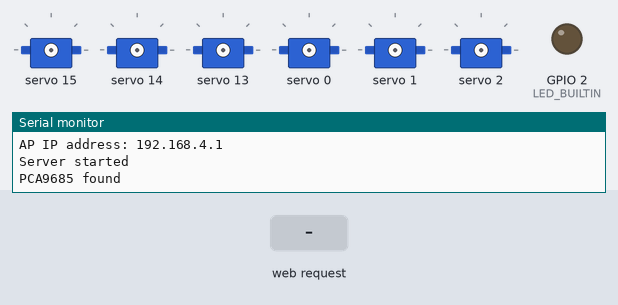
Simulated run of this sketch. Board: ESP32. Parts: 6 × servo, output pins drawn as LEDs (lit = HIGH), the last lines printed to the serial monitor. The test bench sets the inputs (shaded band).

Above: at 2.7 s.
2.8 s: HTTP request GET /W received
At 3.25 s:
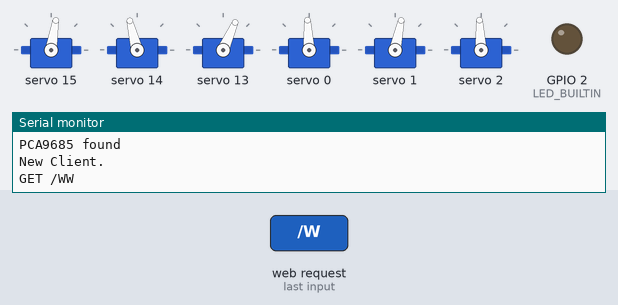
5.5 s: HTTP request GET /S received
At 7.6 s:
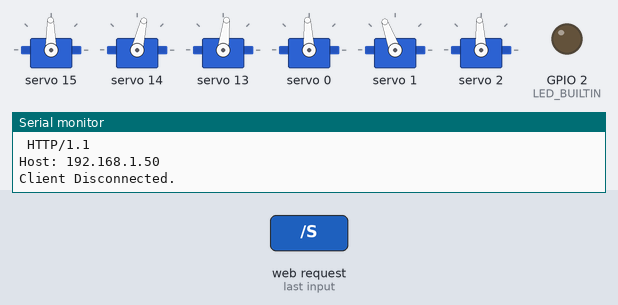
8.2 s: HTTP request GET /A received
At 9.7 s:
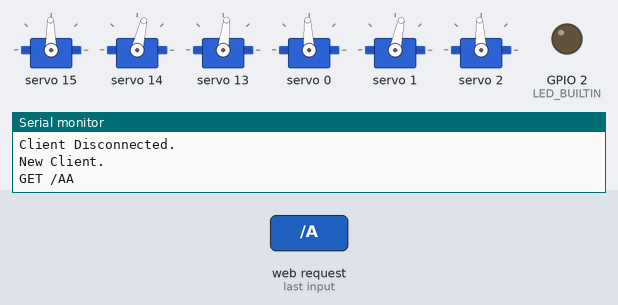
10.9 s: HTTP request GET /D received
At 12.9 s:
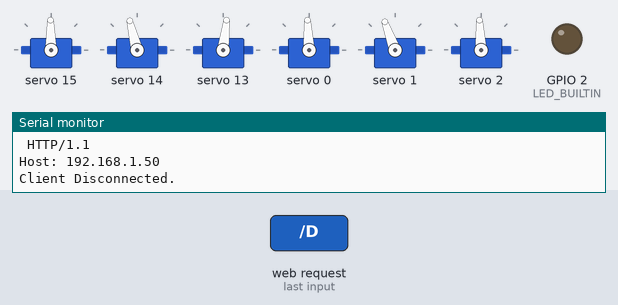
13.6 s: HTTP request GET /H received
At 13.9 s:
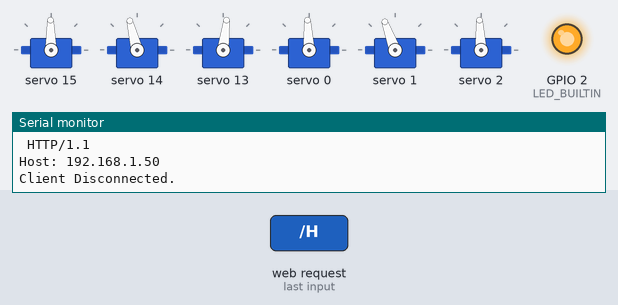
15.1 s: HTTP request GET /W received
At 17.3 s:
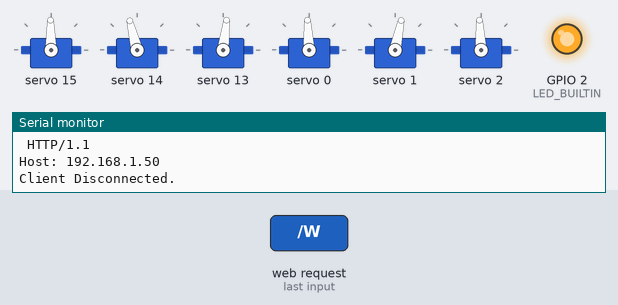
Timing chart, 0 to 18.8 s (numbered marks = the images above; inputs shaded):
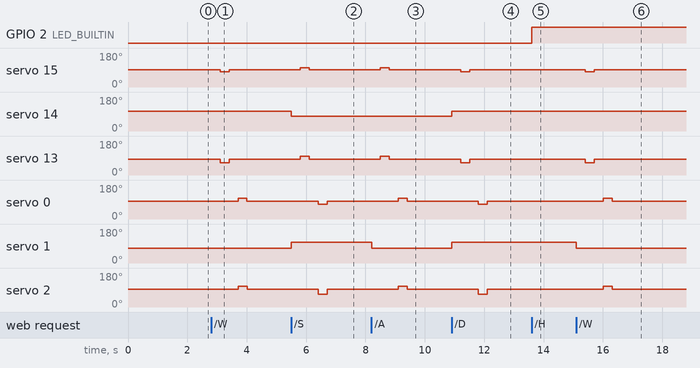

Measured:
- after the input at 2.8 s, servo 15: 91° → 81° after 0.31 s, → 91° 0.30 s later; servo 13: 83° → 66° after 0.31 s, → 83° 0.30 s later; servo 0, servo 2: 93° → 110° after 0.91 s, → 93° 0.30 s later
- after the input at 5.5 s, servo 15: 91° → 102° after 0.30 s, → 91° 0.30 s later; servo 14: 104° → 77° at once; servo 13: 83° → 100° after 0.31 s, → 83° 0.30 s later; servo 0: 93° → 78° after 0.91 s, → 93° 0.30 s later; servo 1: 78° → 110° at once
- after the input at 8.2 s, servo 15: 91° → 102° after 0.31 s, → 91° 0.30 s later; servo 13: 83° → 100° after 0.31 s, → 83° 0.30 s later; servo 0, servo 2: 93° → 110° after 0.91 s, → 93° 0.30 s later; servo 1: 110° → 78° at once
- after the input at 10.9 s, servo 15: 91° → 81° after 0.30 s, → 91° 0.30 s later; servo 14: 77° → 104° at once; servo 13: 83° → 66° after 0.31 s, → 83° 0.30 s later; servo 0: 93° → 78° after 0.91 s, → 93° 0.30 s later; servo 1: 78° → 110° at once
- after the input at 13.6 s, GPIO 2 (LED_BUILTIN): LOW → HIGH at once
- after the input at 15.1 s, servo 15: 91° → 81° after 0.31 s, → 91° 0.30 s later; servo 13: 83° → 66° after 0.31 s, → 83° 0.30 s later; servo 0, servo 2: 93° → 110° after 0.91 s, → 93° 0.30 s later; servo 1: 110° → 78° at once

The sketch:

Walking_Wifi.ino
```cpp
/*
  WiFiAccessPoint.ino creates a WiFi access point and provides a web server on it.

  Steps:
  1. Connect to the access point "yourAp"
  2. Point your web browser to http://192.168.4.1/H to turn the LED on or http://192.168.4.1/L to turn it off
     OR
     Run raw TCP "GET /H" and "GET /L" on PuTTY terminal with 192.168.4.1 as IP address and 80 as port

  Created for arduino-esp32 on 04 July, 2018
  by Elochukwu Ifediora (fedy0)
*/

#include <WiFi.h>
#include <NetworkClient.h>
#include <WiFiAP.h>
#include <Wire.h>
#include <Adafruit_PWMServoDriver.h>
#include <cmath>


#define SERVOMIN  100  // pulse for 0°
#define SERVOMAX  500  // pulse for 180°
#define LF 15
#define LM 14
#define LB 13
#define RF 0
#define RM 1
#define RB 2

Adafruit_PWMServoDriver pca = Adafruit_PWMServoDriver();

#ifndef LED_BUILTIN
#define LED_BUILTIN 2  // Set the GPIO pin where you connected your test LED or comment this line out if your dev board has a built-in LED
#endif

// Set these to your desired credentials.
const char *ssid = "Tomorrow";
const char *password = "123456789";

NetworkServer server(80);

int myValue = 0; //Pulse to angle ratio is 3:1
int pulseAngleRatio = 3;
bool pcaConnected = false;
int center = 90;
int movement = 20;

void setup() {
  pinMode(LED_BUILTIN, OUTPUT);

  Serial.begin(115200);
  Serial.println();
  Serial.println("Configuring access point...");

  // You can remove the password parameter if you want the AP to be open.
  // a valid password must have more than 7 characters
  if (!WiFi.softAP(ssid, password)) {
    log_e("Soft AP creation failed.");
    while (1);
  }

  Wire.begin();
  Wire.beginTransmission(0x40);

  delay(1500);

  IPAddress myIP = WiFi.softAPIP();
  Serial.println("----------------");
  Serial.print("AP SSID: ");
  Serial.println(ssid);
  Serial.print("AP IP address: ");
  Serial.println(myIP);
  server.begin();

  Serial.println("Server started");

  if (Wire.endTransmission() == 0) {
    pcaConnected = true;
    pca.begin();
    pca.setOscillatorFrequency(27000000);
    pca.setPWMFreq(50);
    Serial.println("PCA9685 found");
  } else {
    Serial.println("PCA9685 NOT found");
  }
}

void loop() {
  NetworkClient client = server.accept();  // listen for incoming clients

  if (client) {                     // if you get a client,
    Serial.println("New Client.");  // print a message out the serial port
    String currentLine = "";        // make a String to hold incoming data from the client
    while (client.connected()) {    // loop while the client's connected
      if (client.available()) {     // if there's bytes to read from the client,
        char c = client.read();     // read a byte, then
        Serial.write(c);            // print it out the serial monitor
        if (c == '\n') {            // if the byte is a newline character

          // if the current line is blank, you got two newline characters in a row.
          // that's the end of the client HTTP request, so send a response:
          if (currentLine.length() == 0) {
            // HTTP headers always start with a response code (e.g. HTTP/1.1 200 OK)
            // and a content-type so the client knows what's coming, then a blank line:
            client.println("HTTP/1.1 200 OK");
            client.println("Content-type:text/html");
            client.println();

            // the content of the HTTP response follows the header:
            // Webpage Content
            client.print("<p>Move using the <b>W</b>, <b>A</b>, <b>S</b>, and <b>D</b> keys on your keyboard.</p>");

            // JavaScript to detect physical key presses
            client.println(R"move(
            <script>
            let lastTime = 0;
            document.onkeydown = function(e) {
              let now = Date.now();
              if(now - lastTime < 200) return;
              lastTime = now;
              if(e.key.toLowerCase() === 'w') window.location.href='/W';
              if(e.key.toLowerCase() === 's') window.location.href='/S';
              if(e.key.toLowerCase() === 'a') window.location.href='/A';
              if(e.key.toLowerCase() === 'd') window.location.href='/D';
            };
            </script>
            )move");
            client.println(R"buttons(
            <button onclick="location.href='/H'">LED ON</button>
            <button onclick="location.href='/L'">LED OFF</button>
            )buttons");

            // The HTTP response ends with another blank line:
            client.println();
            // break out of the while loop:
            break;
          } else {  // if you got a newline, then clear currentLine:
            currentLine = "";
          }
        } else if (c != '\r') {  // if you got anything else but a carriage return character,
          if (currentLine.length() < 100) {
            currentLine += c; // add it to the end of the currentLine
          }
        }

        // Handle the logic when the URL changes
        if (currentLine.endsWith("GET /W")) {
          Serial.println("W");
          if (pcaConnected) {
            walkForward();
          }
        }
        if (currentLine.endsWith("GET /S")) {
          Serial.println("S");
          if (pcaConnected) {
            walkBackward();
          }
        }
        if (currentLine.endsWith("GET /A")) {
          Serial.println("A");
          if (pcaConnected) {
            turnLeft();
          }
        }
        if (currentLine.endsWith("GET /D")) {
          Serial.println("D");
          if (pcaConnected) {
            turnRight();
          }
        }

        // Check to see if the client request was "GET /H" or "GET /L":
        if (currentLine.endsWith("GET /H")) {
          digitalWrite(LED_BUILTIN, HIGH);  // GET /H turns the LED on
          Serial.println("LED ON");
        }
        if (currentLine.endsWith("GET /L")) {
          digitalWrite(LED_BUILTIN, LOW);  // GET /L turns the LED off
          Serial.println("LED OFF");
        }
      }
    }
    // close the connection:
    client.stop();
    Serial.println("Client Disconnected.");
  }
}

void updateServo(int channel, int angle) {
  int pulse = SERVOMIN + ((SERVOMAX - SERVOMIN) * angle / 180);

  pca.setPWM(channel, 0, pulse);
}

/* Centers
    LF: center+2
    LM: center+1
    LB: center-6
    RF: center+4
    RM: center+5
    RB: center+4
*/

void walkForward() {
  updateServo(LF, center+2);
  updateServo(LM, center+14);
  updateServo(LB, center-6);
  updateServo(RF, center+4);
  updateServo(RM, center-10);
  updateServo(RB, center+4);
  delay(300);

  // Left moves forward
  updateServo(LF, center-8);
  updateServo(LB, center-22);

  delay(300);

  // Return Left
  updateServo(LF, center+2);
  updateServo(LB, center-6);

  delay(300);

  // Right moves forward
  updateServo(RF, center+20);
  updateServo(RB, center+20);

  delay(300);

  // Return Right
  updateServo(RF, center+4);
  updateServo(RB, center+4);

  delay(300);
}

void walkBackward() {
  updateServo(LF, center+2);
  updateServo(LM, center-12);
  updateServo(LB, center-6);
  updateServo(RF, center+4);
  updateServo(RM, center+20);
  updateServo(RB, center+4);
  delay(300);

  // Left moves backward
  updateServo(LF, center + 12);
  updateServo(LB, center + 10);

  delay(300);

  // Return Left
  updateServo(LF, center+2);
  updateServo(LB, center-6);

  delay(300);

  // Right moves backward
  updateServo(RF, center - 10);
  updateServo(RB, center - movement);

  delay(300);

  // Return Right
  updateServo(RF, center+4);
  updateServo(RB, center+4);

  delay(300);
}

void turnLeft() {
  updateServo(LF, center+2);
  updateServo(LM, center-12);
  updateServo(LB, center-6);
  updateServo(RF, center+4);
  updateServo(RM, center-10);
  updateServo(RB, center+4);
  delay(300);

  // Left moves backward
  updateServo(LF, center + 12);
  updateServo(LB, center + 10);

  delay(300);

  // Return Left
  updateServo(LF, center+2);
  updateServo(LB, center-6);

  delay(300);

  // Right moves forward
  updateServo(RF, center+20);
  updateServo(RB, center+20);

  delay(300);

  // Return Right
  updateServo(RF, center+4);
  updateServo(RB, center+4);

  delay(300);
}

void turnRight() {
  updateServo(LF, center+2);
  updateServo(LM, center+14);
  updateServo(LB, center-6);
  updateServo(RF, center+4);
  updateServo(RM, center+20);
  updateServo(RB, center+4);
  delay(300);

  // Left moves forward
  updateServo(LF, center-8);
  updateServo(LB, center-22);

  delay(300);

  // Return Left
  updateServo(LF, center+2);
  updateServo(LB, center-6);

  delay(300);

  // Right moves backward
  updateServo(RF, center - 10);
  updateServo(RB, center - movement);

  delay(300);

  // Return Right
  updateServo(RF, center+4);
  updateServo(RB, center+4);

  delay(300);
}
```
